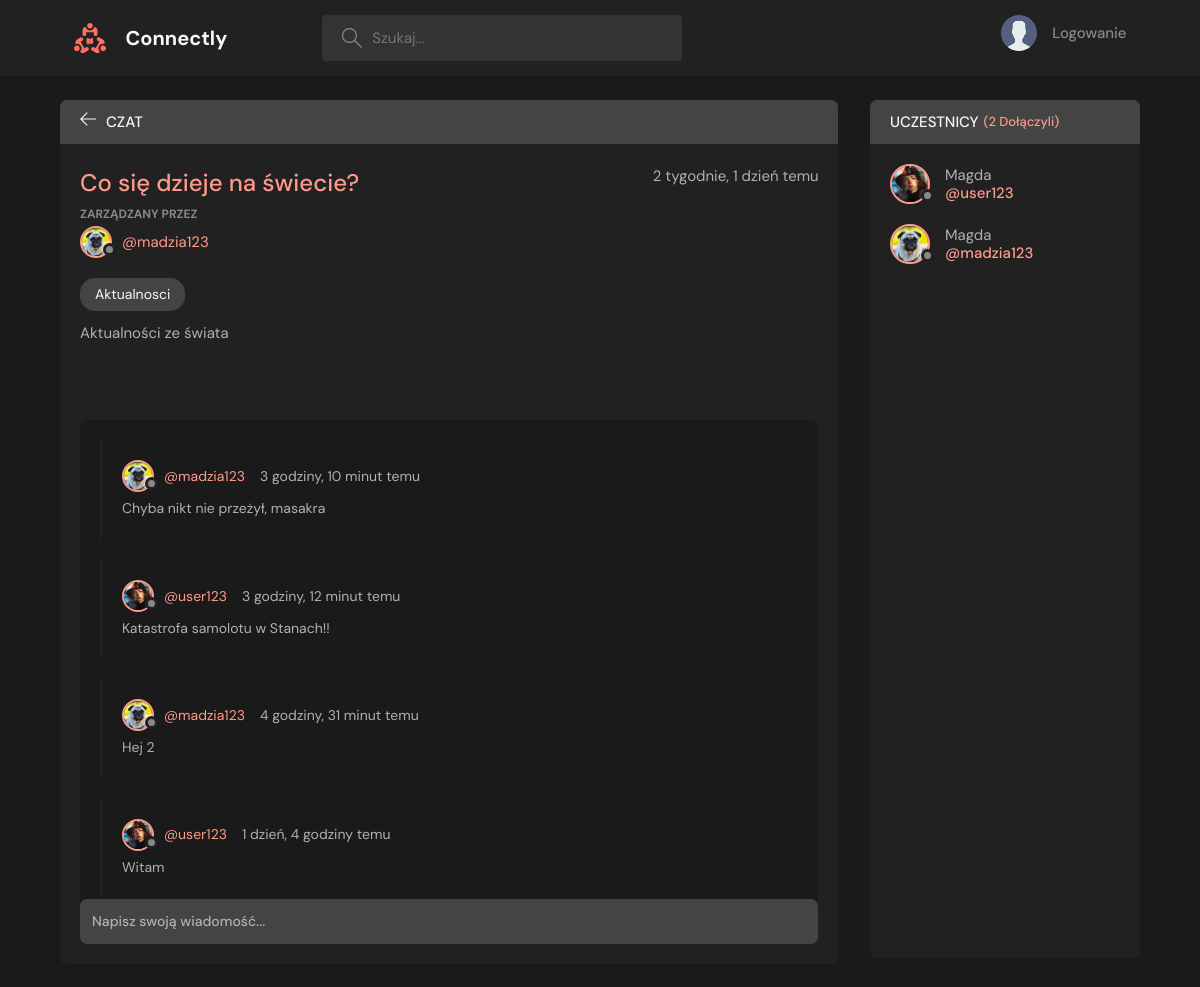
Page /room/2/ on the committed database.
### base/models.py (models this page shows, shortened)
class Room(models.Model):
    host = models.ForeignKey(User, on_delete=models.SET_NULL, null=True)
    topic = models.ForeignKey(Topic, on_delete=models.SET_NULL, null=True)
    name = models.CharField(max_length=200)
    description = models.TextField(null=True, blank=True)
    participants = models.ManyToManyField(User, related_name='participants', blank=True)
    updated = models.DateTimeField(auto_now=True)
    created = models.DateTimeField(auto_now_add=True)
    class Meta:
        ordering = ['-updated', '-created']

class User(AbstractUser):
    name = models.CharField(max_length=200, null=True)
    email = models.EmailField(unique=True, null=True)
    bio = models.TextField(null=True)
    avatar = models.ImageField(null=True, default="photo1.jpg")
    USERNAME_FIELD = 'email'
    REQUIRED_FIELDS = []

class Topic(models.Model):
    name = models.CharField(max_length=200)
    def __str__(self):
        return self.name

class Message(models.Model):
    user = models.ForeignKey(User, on_delete=models.CASCADE)
    room = models.ForeignKey(Room, on_delete=models.CASCADE)
    body = models.TextField()
    updated = models.DateTimeField(auto_now=True)
    created = models.DateTimeField(auto_now_add=True)
    class Meta:
        ordering = ['-updated', '-created']

### base/views.py (the view, shortened to what this page needs)
# urls.py: path('room/<str:pk>/', views.room, name='room'),
def room(request, pk):
    room = Room.objects.get(id=pk)
    room_messages = room.message_set.all()
    participants = room.participants.all()
    context = {'room': room, 'room_messages': room_messages, 'participants': participants}
    return render(request, 'base/room.html', context)

### base/templates/base/room.html (shortened to what this page needs)
{% extends 'main.html' %}
{% block content %}
<main class="profile-page layout layout--2">
  <div class="container">
    <div class="room">
      <div class="room__top">
        <div class="room__topLeft">
          <a href="{% url 'home' %}">
            <svg version="1.1" xmlns="http://www.w3.org/2000/svg" width="32" height="32" viewBox="0 0 32 32">
              <title>arrow-left</title>
              <path
                d="M13.723 2.286l-13.723 13.714 13.719 13.714 1.616-1.611-10.96-10.96h27.625v-2.286h-27.625l10.965-10.965-1.616-1.607z">
              </path>
            </svg>
          </a>
          <h3>Czat</h3>
        </div>
      </div>
      <div class="room__box scroll">
        <div class="room__header scroll">
          <div class="room__info">
            <h3>{{room.name}}</h3>
            <span>{{room.created|timesince}} temu </span>
          </div>
          <div class="room__hosted">
            <p>Zarządzany przez</p>
            <a href="{% url 'user-profile' room.host.id %}" class="room__author">
              <div class="avatar avatar--small">
                <img src="{{room.host.avatar.url}}" />
              </div>
              <span>@{{room.host.username}}</span>
            </a>
          </div>
            <div class="room__topics">{{room.topic}}</div>
          {% if room.description %}
            <div class="room__description">{{room.description}}</div>
          {% endif %}
        </div>
        <div class="room__conversation">
          <div class="threads scroll">
            {% for message in room_messages %}
            <div class="thread">
              <div class="thread__top">
                <div class="thread__author">
                  <a href="{% url 'user-profile' message.user.id %}" class="thread__authorInfo">
                    <div class="avatar avatar--small">
                      <img src="{{message.user.avatar.url}}" />
                    </div>
                    <span>@{{message.user.username}}</span>
                  </a>
                  <span class="thread__date">{{message.created|timesince}} temu</span>
                </div>
              </div>
              <div class="thread__details">
                  {% if message.body %}
                      <p>{{ message.body }}</p>
                  {% endif %}
              </div>
            </div>
            {% endfor %}
          </div>
        </div>
      </div>
      <div class="room__message">
        <form action="" method="POST">
          <input name="body" placeholder="Napisz swoją wiadomość..." />
        </form>
      </div>
    </div>
    <div class="participants">
      <h3 class="participants__top">Uczestnicy <span>({{participants.count}} Dołączyli)</span></h3>
      <div class="participants__list scroll">
        {% for user in participants %}
        <a href="{%  url 'user-profile' user.id %}" class="participant">
          <div class="avatar avatar--medium">
            <img src="{{user.avatar.url}}" />
          </div>
          <p>
            {{user.name}}
            <span>@{{user.username}}</span>
          </p>
        </a>
        {% endfor %}
      </div>
    </div>
  </div>
</main>
{% endblock content %}

### rows in the picture
Room: name "Co się dzieje na świecie?", created "2 tygodnie, 1 dzień", host.avatar (picture), host.username "madzia123", topic "Aktualnosci", description "Aktualności ze świata"
Message: user.avatar (picture), user.username "madzia123", created "3 godziny, 10 minut", body "Chyba nikt nie przeżył, masakra"
Message: user.avatar (picture), user.username "user123", created "3 godziny, 12 minut", body "Katastrofa samolotu w Stanach!!"
Message: user.avatar (picture), user.username "madzia123", created "4 godziny, 31 minut", body "Hej 2"
Message: user.avatar (picture), user.username "user123", created "1 dzień, 4 godziny", body "Witam"
User: avatar (picture), name "Magda", username "user123"
User: avatar (picture), name "Magda", username "madzia123"

### other values in the picture
{{ participants.count }} "2"
